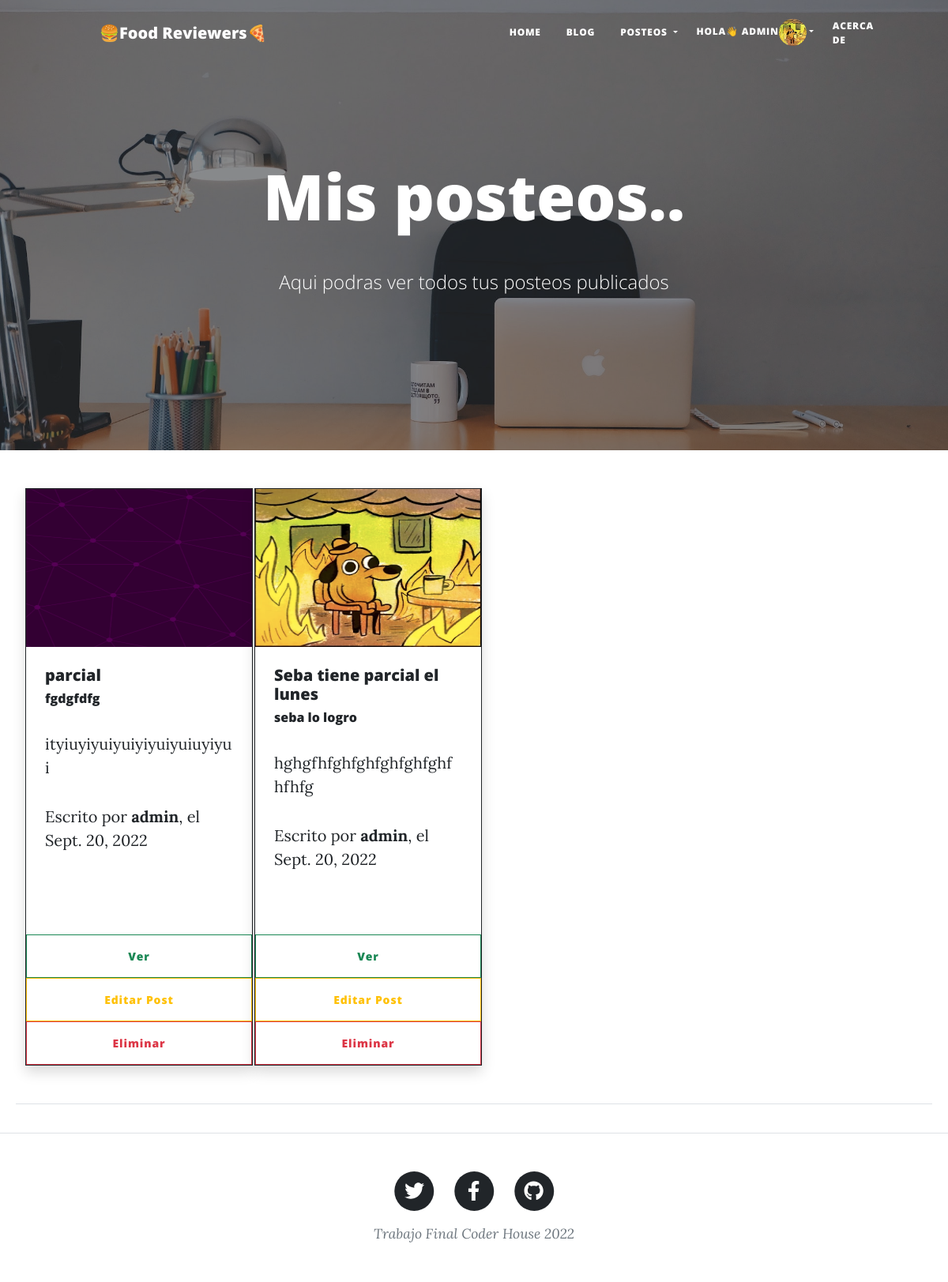
The page /blog/misPublicaciones/ (signed in) on the database its author committed.
### blog/models.py (models this page shows, shortened)
class Posteo(models.Model):
    id = models.AutoField(primary_key = True)
    titulo = models.CharField('Titulo', max_length=255, blank = False,null=False)
    descripcion = models.CharField('Descripcion', max_length=120, blank = False,null=False)
    contenido = RichTextField(blank=True,null=True)
    imagen = models.ImageField(blank=False,null=True, upload_to="imgposts")
    autor= models.ForeignKey(User, null=True ,on_delete=models.SET_NULL)
    fecha_creacion = models.DateField('Fecha de  creacion',auto_now=False,auto_now_add=True)
    class Meta:
        verbose_name_plural = 'Posteos'

### blog/views.py (the view)
# urls.py: path('misPublicaciones/', misPublicaciones, name ='misPublicaciones'),
@login_required
def misPublicaciones(request):
    posteos = Posteo.objects.filter(autor=request.user).order_by('-id')
    return render(request, 'blog/misPublicaciones.html',{"posteos":posteos,"imagen":obtenerAvatar(request)})

### blog/views.py (called while the page is built)
def obtenerAvatar(request):
    lista = Avatar.objects.filter(user=request.user.id)
    if len(lista)!=0:
        imagen=lista[0].imagen.url
    else:
        imagen= ""
    return imagen

### blog/templates/blog/misPublicaciones.html (shortened to what this page needs)
{% extends "blog/padre.html" %}
{% load static %}
{% block header %}
<header class="masthead" id="borde">
    <div class="container position-relative px-4 px-lg-5">
        <div class="row gx-4 gx-lg-5 justify-content-center">
            <div class="col-md-10 col-lg-8 col-xl-7">
                <div class="site-heading">
                    <h1 class="mb-5">Mis posteos..</h1>
                    <span class="subheading">Aqui podras ver todos tus posteos publicados</span>
                </div>
            </div>
        </div>
    </div>
</header>
{% endblock %}
{% block contenido %}
{% if posteos %}
<div class="row" style="margin:20px;">
    {% for Posteo in posteos %}
    <div class="col-lg-3 mb-5">
        <div class="card h-100 shadow border-dark mb-4" style="width: 18rem;">
            {% if Posteo.imagen %}
                <img src="{{ Posteo.imagen.url | safe }}" class="card-img-top" style="max-width:299px; height: 200px;">
            {% endif %}
            <div class="card-body p-4">
                <h5 class="card-title"> {{ Posteo.titulo }} </h5>
                <h6 class="post-subtitle"> {{ Posteo.descripcion }}</h6>
                <p class="card-text"> {{ Posteo.contenido | safe | slice:30 }}</p>
                <p class="post-meta"> Escrito por <strong>{{ Posteo.autor }}</strong>, el
                {{ Posteo.fecha_creacion }}</p>
            </div>
            <a href="{% url 'verPublicacion' Posteo.id %}" class="btn btn-outline-success">Ver</a>
            <a href="{% url 'editarPublicacion' Posteo.id %}" class="btn btn-outline-warning">Editar Post</a>
            <a href="{% url 'eliminarPublicacion' Posteo.id %}" class="btn btn-outline-danger">Eliminar</a>
        </div>
    </div>
    {% endfor %}
    <hr>
</div>
{% else %}
        <h1 class="mensajePrincipal">No creaste ningun Post😢</h1>
        <h2 class="mensajeSecundario">Compartile a la comunidad tu experiencia FOOD🙌!!</h2>
{% endif %}
{% endblock %}

### blog/templates/blog/padre.html (shortened to what this page needs)
<!DOCTYPE html>
<html lang="en">
    <head>
        {% load static %}
        <link href="{% static '/blog/css/styles.css' %}" rel="stylesheet" />
        <link href="{% static '/blog/css/estilo-acerca.css' %}" rel="stylesheet" />
        <link href="{% static '/blog/css/form-regis.css' %}" rel="stylesheet" />
    </head>
    <body>
        <nav class="navbar-expand-lg navbar-light" id="mainNav">
            <div class="container px-4 px-lg-5"">
                <nav class="navbar navbar-expand-md navbar-light">
                    <div class="container px-4 px-lg-5">
                        <a href="{% url 'inicio'%}" class="navbar-brand">🍔Food Reviewers🍕</a>
                    </div>
                    <div id="navbarResponsive" class="collapse navbar-collapse">
                        <ul class="navbar-nav ms-auto py-4 py-lg-0">
                            <li class="nav-item">
                                <a class="nav-link active px-lg-3 py-3 py-lg-4" href="{% url 'inicio'%}">Home</a>
                            </li>
                            <li class="nav-item">
                                <a class="nav-link px-lg-3 py-3 py-lg-4" href="{% url 'blog' %}">Blog</a>
                            </li>
                            <li class="nav-item dropdown">
                                <a class="nav-link dropdown-toggle px-lg-3 py-3 py-lg-4" id="navbarDropdownBlog"href="#" role="button" data-bs-toggle="dropdown" aria-expanded="false">
                                    Posteos
                                </a>
                            </li>
                            <li class="nav-item dropdown">
                                {% if user.is_authenticated %}
                                <a class="nav-link dropdown-toggle px-lg-2 py-1 py-lg-3" id="navbarDropdownBlog"href="#" role="button" data-bs-toggle="dropdown" aria-expanded="false">
                                    Hola👋 {{ user.username }}<img class="rounded-circle" src="{{ imagen }}" alt="" style="max-width: 35px; max-height: 35px;"></a>
                                {% endif %}
                            </li>
                            <li class="nav-item">
                                <a class="nav-link px-lg-3 py-3 py-lg-3" href="{% url 'acerca-de' %}">Acerca de</a>
                            </li>
                        </ul>
                    </div>
                </nav>
            </div>
        </nav>
        {% block header %}
        {% endblock %}
        {% block contenido %}
        {% endblock %}
        <footer class="border-top">
            <div class="container px-4 px-lg-5">
                <div class="row gx-4 gx-lg-5 justify-content-center">
                    <div class="col-md-10 col-lg-8 col-xl-7">
                        <ul class="list-inline text-center">
                            <li class="list-inline-item">
                                <a href="#!">
                                    <span class="fa-stack fa-lg">
                                        <i class="fas fa-circle fa-stack-2x"></i>
                                        <i class="fab fa-twitter fa-stack-1x fa-inverse"></i>
                                    </span>
                                </a>
                            </li>
                            <li class="list-inline-item">
                                <a href="#!">
                                    <span class="fa-stack fa-lg">
                                        <i class="fas fa-circle fa-stack-2x"></i>
                                        <i class="fab fa-facebook-f fa-stack-1x fa-inverse"></i>
                                    </span>
                                </a>
                            </li>
                            <li class="list-inline-item">
                                <a href="https://github.com/sebastian-rodriguez-lizarraga/food-reviewers" target="_blank">
                                    <span class="fa-stack fa-lg">
                                        <i class="fas fa-circle fa-stack-2x"></i>
                                        <i class="fab fa-github fa-stack-1x fa-inverse"></i>
                                    </span>
                                </a>
                            </li>
                        </ul>
                        <div class="small text-center text-muted fst-italic">Trabajo Final Coder House 2022</div>
                    </div>
                </div>
            </div>
        </footer>
    </body>
</html>

### rows shown on the page
Posteo: imagen (picture), titulo "parcial", descripcion "fgdgfdfg", contenido "ityiuyiyuiyuiyiyuiyuiuyiyui", autor "admin", fecha_creacion "Sept. 20, 2022"
Posteo: imagen (picture), titulo "Seba tiene parcial el lunes", descripcion "seba lo logro", contenido "hghgfhfghfghfghfghfghfhfhfg", autor "admin", fecha_creacion "Sept. 20, 2022"

### other values the page prints
{{ user.username }} "ADMIN"
